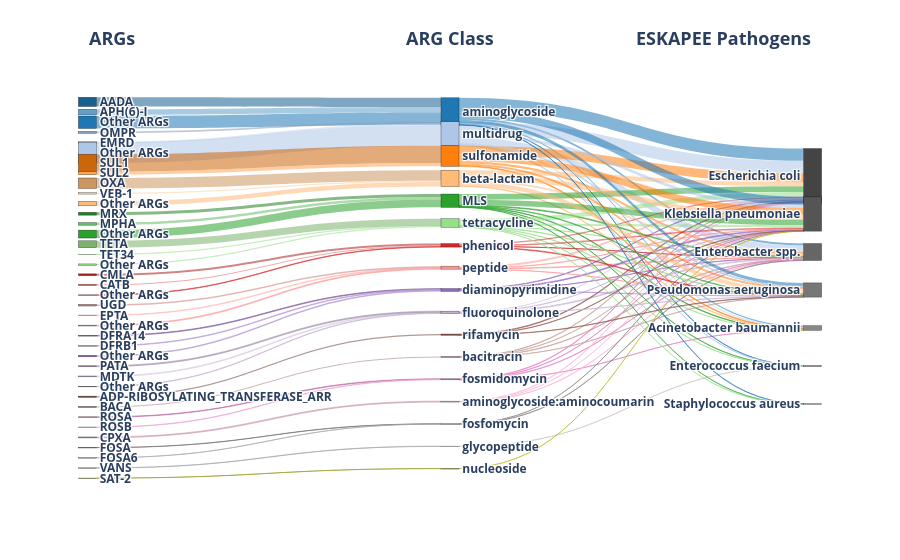

Notebook cell for this chart:
### Code cell
fig.add_annotation(

    x=0.01,
    y=1.2,

    xref="paper",
    yref="paper",

    text="<b>ARGs</b>",

    showarrow=False,

    xanchor="left",

    font=dict(
        size=18
    )
)


fig.add_annotation(

    x=0.50,
    y=1.2,

    xref="paper",
    yref="paper",

    text="<b>ARG Class</b>",

    showarrow=False,

    xanchor="center",

    font=dict(
        size=18
    )
)


fig.add_annotation(

    x=0.99,
    y=1.2,

    xref="paper",
    yref="paper",

    text="<b>ESKAPEE Pathogens</b>",

    showarrow=False,

    xanchor="right",

    font=dict(
        size=18
    )
)

### Figure 1 — Plotly figure (JSON) as saved in the notebook; plotly's stock layout.template omitted (floating-point values rounded to 4 significant figures)
{"data": [{"arrangement": "fixed", "link": {"color": ["rgba(107,188,107,0.55)", "rgba(35,128,35,0.55)", "rgba(44,160,44,0.55)", "rgba(25,95,144,0.55)", "rgba(98,160,203,0.55)", "rgba(31,119,180,0.55)", "rgba(198,146,168,0.55)", "rgba(157,125,118,0.55)", "rgba(204,150,96,0.55)", "rgba(255,187,120,0.55)", "rgba(255,207,160,0.55)", "rgba(118,82,151,0.55)", "rgba(180,149,209,0.55)", "rgba(148,103,189,0.55)", "rgba(214,200,226,0.55)", "rgba(197,176,213,0.55)", "rgba(158,141,170,0.55)", "rgba(102,102,102,0.55)", "rgba(165,165,165,0.55)", "rgba(182,95,155,0.55)", "rgba(235,160,212,0.55)", "rgba(159,159,159,0.55)", "rgba(198,216,239,0.55)", "rgba(139,159,186,0.55)", "rgba(174,199,232,0.55)", "rgba(150,151,27,0.55)", "rgba(255,183,181,0.55)", "rgba(255,152,150,0.55)", "rgba(204,122,120,0.55)", "rgba(226,104,104,0.55)", "rgba(171,31,32,0.55)", "rgba(214,39,40,0.55)", "rgba(112,69,60,0.55)", "rgba(204,102,11,0.55)", "rgba(255,165,86,0.55)", "rgba(152,223,138,0.55)", "rgba(183,233,173,0.55)", "rgba(122,178,110,0.55)", "rgba(44,160,44,0.55)", "rgba(31,119,180,0.55)", "rgba(255,187,120,0.55)", "rgba(227,119,194,0.55)", "rgba(174,199,232,0.55)", "rgba(255,127,14,0.55)", "rgba(152,223,138,0.55)", "rgba(44,160,44,0.55)", "rgba(31,119,180,0.55)", "rgba(247,182,210,0.55)", "rgba(196,156,148,0.55)", "rgba(255,187,120,0.55)", "rgba(148,103,189,0.55)", "rgba(197,176,213,0.55)", "rgba(127,127,127,0.55)", "rgba(227,119,194,0.55)", "rgba(174,199,232,0.55)", "rgba(255,152,150,0.55)", "rgba(214,39,40,0.55)", "rgba(255,127,14,0.55)", "rgba(152,223,138,0.55)", "rgba(44,160,44,0.55)", "rgba(31,119,180,0.55)", "rgba(199,199,199,0.55)", "rgba(174,199,232,0.55)", "rgba(152,223,138,0.55)", "rgba(44,160,44,0.55)", "rgba(31,119,180,0.55)", "rgba(247,182,210,0.55)", "rgba(196,156,148,0.55)", "rgba(255,187,120,0.55)", "rgba(148,103,189,0.55)", "rgba(197,176,213,0.55)", "rgba(227,119,194,0.55)", "rgba(174,199,232,0.55)", "rgba(255,152,150,0.55)", "rgba(214,39,40,0.55)", "rgba(140,86,75,0.55)", "rgba(255,127,14,0.55)", "rgba(152,223,138,0.55)", "rgba(44,160,44,0.55)", "rgba(31,119,180,0.55)", "rgba(247,182,210,0.55)", "rgba(196,156,148,0.55)", "rgba(255,187,120,0.55)", "rgba(148,103,189,0.55)", "rgba(197,176,213,0.55)", "rgba(127,127,127,0.55)", "rgba(227,119,194,0.55)", "rgba(174,199,232,0.55)", "rgba(188,189,34,0.55)", "rgba(255,152,150,0.55)", "rgba(214,39,40,0.55)", "rgba(140,86,75,0.55)", "rgba(255,127,14,0.55)", "rgba(152,223,138,0.55)", "rgba(44,160,44,0.55)", "rgba(31,119,180,0.55)", "rgba(196,156,148,0.55)", "rgba(255,187,120,0.55)", "rgba(148,103,189,0.55)", "rgba(197,176,213,0.55)", "rgba(174,199,232,0.55)", "rgba(255,152,150,0.55)", "rgba(214,39,40,0.55)", "rgba(140,86,75,0.55)", "rgba(255,127,14,0.55)", "rgba(152,223,138,0.55)", "rgba(44,160,44,0.55)", "rgba(31,119,180,0.55)", "rgba(152,223,138,0.55)"], "hovertemplate": "<b>%{source.label}</b> → <b>%{target.label}</b><br>Read associations: %{value:,}<extra></extra>", "source": [12, 11, 13, 0, 1, 2, 33, 30, 8, 10, 9, 23, 24, 25, 27, 28, 26, 34, 35, 31, 32, 36, 4, 3, 5, 37, 21, 22, 20, 18, 17, 19, 29, 6, 7, 16, 15, 14, 42, 38, 41, 50, 39, 40, 43, 42, 38, 51, 49, 41, 46, 47, 52, 50, 39, 45, 44, 40, 43, 42, 38, 53, 39, 43, 42, 38, 51, 49, 41, 46, 47, 50, 39, 45, 44, 48, 40, 43, 42, 38, 51, 49, 41, 46, 47, 52, 50, 39, 54, 45, 44, 48, 40, 43, 42, 38, 49, 41, 46, 47, 39, 45, 44, 48, 40, 43, 42, 38, 43], "target": [42, 42, 42, 38, 38, 38, 51, 49, 41, 41, 41, 46, 46, 46, 47, 47, 47, 52, 52, 50, 50, 53, 39, 39, 39, 54, 45, 45, 45, 44, 44, 44, 48, 40, 40, 43, 43, 43, 59, 59, 59, 59, 59, 59, 59, 57, 57, 57, 57, 57, 57, 57, 57, 57, 57, 57, 57, 57, 57, 60, 60, 60, 60, 60, 55, 55, 55, 55, 55, 55, 55, 55, 55, 55, 55, 55, 55, 55, 56, 56, 56, 56, 56, 56, 56, 56, 56, 56, 56, 56, 56, 56, 56, 56, 58, 58, 58, 58, 58, 58, 58, 58, 58, 58, 58, 58, 61, 61, 61], "value": [50, 55, 153, 179, 108, 242, 18, 21, 203, 86, 27, 14, 12, 28, 16, 10, 19, 4, 3, 11, 9, 5, 32, 37, 397, 1, 12, 16, 30, 23, 35, 10, 24, 336, 63, 26, 7, 134, 10, 25, 13, 1, 20, 14, 7, 15, 36, 8, 9, 34, 3, 17, 4, 7, 130, 12, 3, 45, 5, 6, 3, 5, 3, 3, 109, 238, 9, 10, 83, 10, 20, 10, 240, 37, 25, 13, 170, 90, 106, 156, 1, 1, 100, 17, 6, 3, 2, 56, 1, 8, 27, 5, 128, 48, 9, 64, 1, 86, 24, 2, 17, 1, 13, 6, 42, 11, 3, 7, 3]}, "node": {"color": ["#195f90", "#62a0cb", "#1f77b4", "#8b9fba", "#c6d8ef", "#aec7e8", "#cc660b", "#ffa556", "#cc9660", "#ffcfa0", "#ffbb78", "#238023", "#6bbc6b", "#2ca02c", "#7ab26e", "#b7e9ad", "#98df8a", "#ab1f20", "#e26868", "#d62728", "#cc7a78", "#ffb7b5", "#ff9896", "#765297", "#b495d1", "#9467bd", "#9e8daa", "#d6c8e2", "#c5b0d5", "#70453c", "#9d7d76", "#b65f9b", "#eba0d4", "#c692a8", "#666666", "#a5a5a5", "#9f9f9f", "#96971b", "#1f77b4", "#aec7e8", "#ff7f0e", "#ffbb78", "#2ca02c", "#98df8a", "#d62728", "#ff9896", "#9467bd", "#c5b0d5", "#8c564b", "#c49c94", "#e377c2", "#f7b6d2", "#7f7f7f", "#c7c7c7", "#bcbd22", "#444444", "#555555", "#666666", "#777777", "#888888", "#999999", "#AAAAAA"], "hovertemplate": "<b>%{label}</b><extra></extra>", "label": ["<b>AADA</b>", "<b>APH(6)-I</b>", "<b>Other ARGs</b>", "<b>OMPR</b>", "<b>EMRD</b>", "<b>Other ARGs</b>", "<b>SUL1</b>", "<b>SUL2</b>", "<b>OXA</b>", "<b>VEB-1</b>", "<b>Other ARGs</b>", "<b>MRX</b>", "<b>MPHA</b>", "<b>Other ARGs</b>", "<b>TETA</b>", "<b>TET34</b>", "<b>Other ARGs</b>", "<b>CMLA</b>", "<b>CATB</b>", "<b>Other ARGs</b>", "<b>UGD</b>", "<b>EPTA</b>", "<b>Other ARGs</b>", "<b>DFRA14</b>", "<b>DFRB1</b>", "<b>Other ARGs</b>", "<b>PATA</b>", "<b>MDTK</b>", "<b>Other ARGs</b>", "<b>ADP-RIBOSYLATING_TRANSFERASE_ARR</b>", "<b>BACA</b>", "<b>ROSA</b>", "<b>ROSB</b>", "<b>CPXA</b>", "<b>FOSA</b>", "<b>FOSA6</b>", "<b>VANS</b>", "<b>SAT-2</b>", "<b>aminoglycoside</b>", "<b>multidrug</b>", "<b>sulfonamide</b>", "<b>beta-lactam</b>", "<b>MLS</b>", "<b>tetracycline</b>", "<b>phenicol</b>", "<b>peptide</b>", "<b>diaminopyrimidine</b>", "<b>fluoroquinolone</b>", "<b>rifamycin</b>", "<b>bacitracin</b>", "<b>fosmidomycin</b>", "<b>aminoglycoside:aminocoumarin</b>", "<b>fosfomycin</b>", "<b>glycopeptide</b>", "<b>nucleoside</b>", "<b>Escherichia coli</b>", "<b>Klebsiella pneumoniae</b>", "<b>Enterobacter spp.</b>", "<b>Pseudomonas aeruginosa</b>", "<b>Acinetobacter baumannii</b>", "<b>Enterococcus faecium</b>", "<b>Staphylococcus aureus</b>"], "line": {"color": "rgba(0,0,0,0.6)", "width": 0.5}, "pad": 16, "thickness": 18, "x": [0.01, 0.01, 0.01, 0.01, 0.01, 0.01, 0.01, 0.01, 0.01, 0.01, 0.01, 0.01, 0.01, 0.01, 0.01, 0.01, 0.01, 0.01, 0.01, 0.01, 0.01, 0.01, 0.01, 0.01, 0.01, 0.01, 0.01, 0.01, 0.01, 0.01, 0.01, 0.01, 0.01, 0.01, 0.01, 0.01, 0.01, 0.01, 0.5, 0.5, 0.5, 0.5, 0.5, 0.5, 0.5, 0.5, 0.5, 0.5, 0.5, 0.5, 0.5, 0.5, 0.5, 0.5, 0.5, 0.99, 0.99, 0.99, 0.99, 0.99, 0.99, 0.99], "y": [0.005, 0.03176, 0.05851, 0.08527, 0.112, 0.1388, 0.1655, 0.1923, 0.2191, 0.2458, 0.2726, 0.2993, 0.3261, 0.3528, 0.3796, 0.4064, 0.4331, 0.4599, 0.4866, 0.5134, 0.5401, 0.5669, 0.5936, 0.6204, 0.6472, 0.6739, 0.7007, 0.7274, 0.7542, 0.7809, 0.8077, 0.8345, 0.8612, 0.888, 0.9147, 0.9415, 0.9682, 0.995, 0.03, 0.08875, 0.1475, 0.2062, 0.265, 0.3237, 0.3825, 0.4413, 0.5, 0.5587, 0.6175, 0.6763, 0.735, 0.7937, 0.8525, 0.9113, 0.97, 0.2, 0.3, 0.4, 0.5, 0.6, 0.7, 0.8]}, "type": "sankey"}], "layout": {"annotations": [{"font": {"size": 18}, "showarrow": false, "text": "<b>ARGs</b>", "x": 0.01, "xanchor": "left", "xref": "paper", "y": 1.2, "yref": "paper"}, {"font": {"size": 18}, "showarrow": false, "text": "<b>ARG Class</b>", "x": 0.5, "xanchor": "center", "xref": "paper", "y": 1.2, "yref": "paper"}, {"font": {"size": 18}, "showarrow": false, "text": "<b>ESKAPEE Pathogens</b>", "x": 0.99, "xanchor": "right", "xref": "paper", "y": 1.2, "yref": "paper"}]}}
